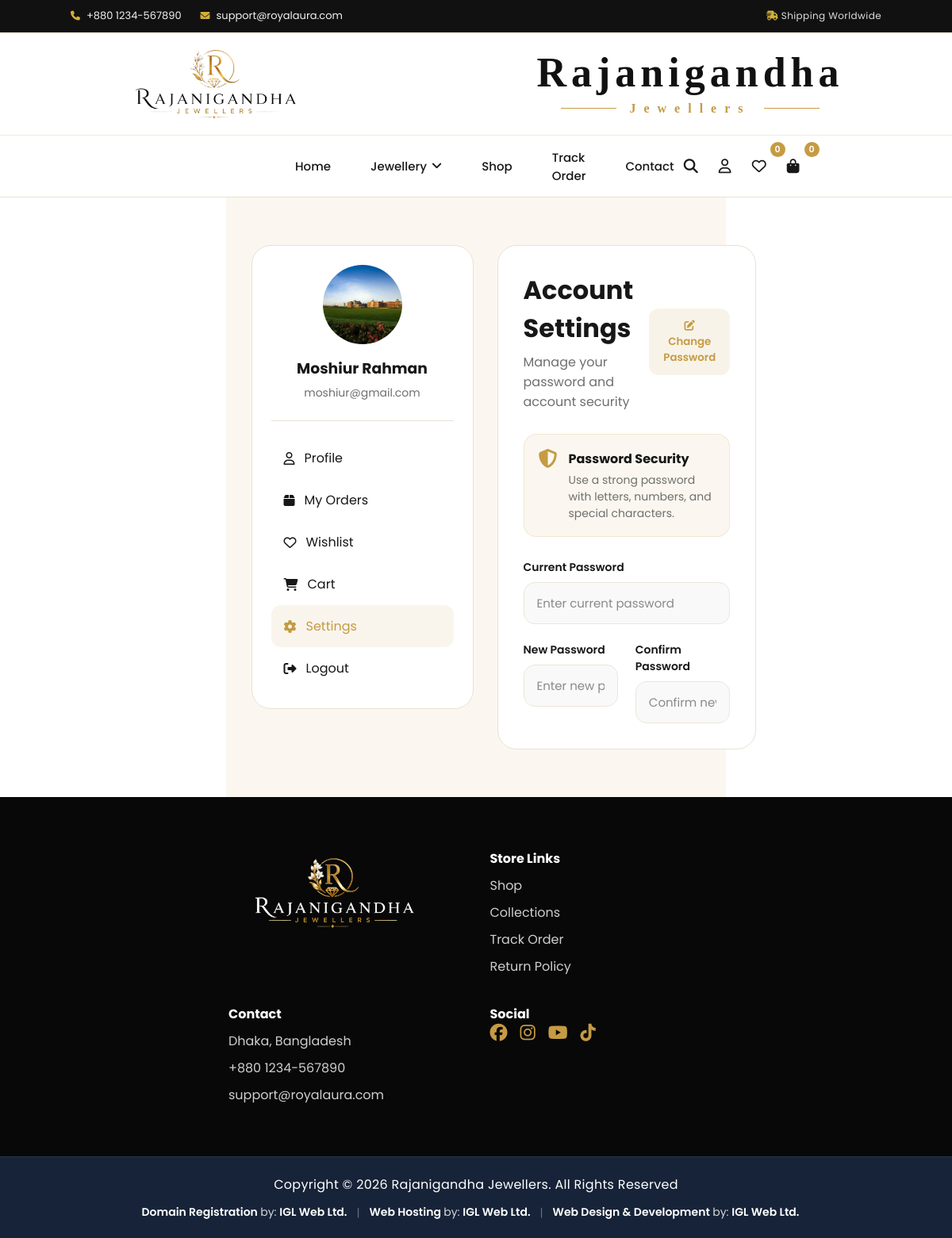
Page /settings/ (signed in) on the committed database.
### apps/pages/models.py (models this page shows, shortened)
class Profile(models.Model):
    GENDER_CHOICES = (
        (1, "Male"),
        (2, "Female"),
        (3, "Other"),
    )
    user = models.OneToOneField(
        settings.AUTH_USER_MODEL,
        on_delete=models.CASCADE,
        related_name="profile"
    )
    profile_image = models.ImageField(
        upload_to="profiles/",
        blank=True,
        null=True
    )
    phone = models.CharField(
        max_length=20,
        blank=True
    )
    alternate_phone = models.CharField(
        max_length=20,
        blank=True
    )
    gender = models.PositiveIntegerField(
        choices=GENDER_CHOICES,
        blank=True,
        null=True
    )
    date_of_birth = models.DateField(
        blank=True,
        null=True
    )
    address = models.TextField(
        blank=True
    )
    city = models.CharField(
        max_length=100,
        blank=True
    )
    area = models.CharField(
        max_length=100,
        blank=True
    )
    zip_code = models.CharField(
        max_length=20,
        blank=True
    )
    bio = models.TextField(
        blank=True
    )
    created_at = models.DateTimeField(
        auto_now_add=True
    )
    updated_at = models.DateTimeField(
        auto_now=True
    )
    class Meta:
        ordering = ["-id"]

### apps/dashboard/models.py (models this page shows, shortened)
class User(AbstractUser):
    username = None
    email = models.EmailField(unique=True)
    USER_TYPES = (
        (1, "admin"),
        (2, "member"),
    )
    user_type = models.IntegerField(choices=USER_TYPES)
    USERNAME_FIELD = "email"
    REQUIRED_FIELDS = []
    objects = UserManager()

### apps/pages/views.py (the view, shortened to what this page needs)
# urls.py: path("settings/", views.settings_view, name="settings"),
@login_required
def settings_view(request):
    if request.user.user_type != 2:
        return redirect("dashboard:home")
    profile, created = Profile.objects.get_or_create(
        user=request.user
    )
    return render(request, "pages/settings.html", {
        "profile": profile
    })

### apps/pages/context_processors.py (called while the page is built)
def nav_item(request):
    menues = Menue.objects.filter(is_visible=True).prefetch_related(
        Prefetch(
            "categories",
            queryset=Category.objects.filter(is_visible=True).order_by("order"),
            to_attr="visible_categories"
        )
    )
    return {
        "menues": menues,
    }

def cart_context(request):
    cart_count = 0
    if request.user.is_authenticated:
        cart_count = Cart.objects.filter(
            user=request.user
        ).aggregate(
            total=Sum("quantity")
        )["total"] or 0
    return {
        "cart_count": cart_count,
    }

def wishlist_context(request):
    wishlist_count = 0
    if request.user.is_authenticated:
        wishlist_count = Wishlist.objects.filter(
            user=request.user
        ).count()
    return {
        "wishlist_count": wishlist_count,
    }

### apps/pages/templates/pages/settings.html (shortened to what this page needs)
{% extends 'base/base.html' %}
{% load static %}
{% block content %}
<div class = "cart_border">
<section class="profile-section">
    <div class="profile-wrapper">
        <aside class="profile-sidebar">
            <div class="profile-user">
                {% if profile.profile_image %}
                    <img src="{{ profile.profile_image.url }}" class="profile-avatar-img" alt="Profile">
                {% else %}
                    <div class="profile-avatar">
                        {{ request.user.first_name|slice:":1" }}
                    </div>
                {% endif %}
                <h3>
                    {{ request.user.first_name }} {{ request.user.last_name }}
                </h3>
                <p>{{ request.user.email }}</p>
            </div>
            <div class="profile-menu">
                <a href="{% url 'pages:profile' %}">
                    <i class="fa-regular fa-user"></i>
                    Profile
                </a>
                <a href="{% url 'pages:orders' %}">
                    <i class="fa-solid fa-box"></i>
                    My Orders
                </a>
                <a href="{% url 'pages:wishlist' %}">
                    <i class="fa-regular fa-heart"></i>
                    Wishlist
                </a>
                <a href="{% url 'pages:cart' %}">
                    <i class="fa-solid fa-cart-shopping"></i>
                    Cart
                </a>
                <a href="{% url 'pages:settings' %}" class="active">
                    <i class="fa-solid fa-gear"></i>
                    Settings
                </a>
                <a href="{% url 'dashboard:logout' %}">
                    <i class="fa-solid fa-right-from-bracket"></i>
                    Logout
                </a>
            </div>
        </aside>
        <div class="profile-content">
            <div class="profile-card">
                <div class="profile-card-header profile-header-flex">
                    <div>
                        <h2>Account Settings</h2>
                        <p>Manage your password and account security</p>
                    </div>
                    <button type="button" class="edit-profile-btn" id="editSettingsBtn">
                        <i class="fa-solid fa-pen-to-square"></i>
                        Change Password
                    </button>
                </div>
                <form method="POST" id="settingsForm">
                    <div class="security-note">
                        <i class="fa-solid fa-shield-halved"></i>
                        <div>
                            <strong>Password Security</strong>
                            <p>Use a strong password with letters, numbers, and special characters.</p>
                        </div>
                    </div>
                    <div class="form-grid">
                        <div class="form-group full-width">
                            <label>Current Password</label>
                            <input
                                type="password"
                                name="current_password"
                                placeholder="Enter current password"
                                disabled
                            >
                        </div>
                        <div class="form-group">
                            <label>New Password</label>
                            <input
                                type="password"
                                name="new_password"
                                placeholder="Enter new password"
                                disabled
                            >
                        </div>
                        <div class="form-group">
                            <label>Confirm Password</label>
                            <input
                                type="password"
                                name="confirm_password"
                                placeholder="Confirm new password"
                                disabled
                            >
                        </div>
                    </div>
                </form>
            </div>
        </div>
    </div>
</section>
</div>
{% endblock content %}

### apps/pages/static/css/frontend.css (style rules this page uses)
:root { --gold:#c59b43; --gold-dark:#9d7627; --black:#101010; --white:#ffffff; --bg:#ffffff; --card:#ffffff; --text:#171717; --muted:#6f6f6f; --border:#e9e2d3; --shadow:0 18px 45px rgba(0,0,0,.08); }
* { margin:0; padding:0; box-sizing:border-box; }
html { scroll-behavior:smooth; }
body { font-family:'Poppins',sans-serif; background:var(--bg); color:var(--text); }
a { color:inherit; text-decoration:none; }
button, input, select, textarea { font-family:inherit; }
button { cursor:pointer; border:0; background:none; }
img { max-width:100%; display:block; }
.cart_border { margin: 0px 285px 0px 285px; background: #c59b4314; }

### apps/pages/templates/pages/settings.html (style rules this page uses)
.profile-section { padding:60px 5%; }
.profile-wrapper { display:grid; grid-template-columns:280px 1fr; gap:30px; }
.profile-sidebar, .profile-card { background:var(--card); border:1px solid var(--border); border-radius:24px; }
.profile-sidebar { padding:24px; height:fit-content; }
.profile-user { text-align:center; padding-bottom:24px; border-bottom:1px solid var(--border); }
.profile-avatar, .profile-avatar-img { width:100px; height:100px; border-radius:50%; margin:0 auto 16px; }
.profile-avatar-img { object-fit:cover; }
.profile-user h3 { margin-bottom:6px; }
.profile-user p { color:var(--muted); font-size:14px; }
.profile-menu { display:flex; flex-direction:column; margin-top:20px; }
.profile-menu a { display:flex; align-items:center; gap:12px; padding:14px 16px; border-radius:12px; text-decoration:none; color:var(--text); transition:.3s; }
.profile-menu a:hover, .profile-menu a.active { background:rgba(197,155,67,.10); color:var(--gold); }
.profile-card { padding:32px; }
.profile-header-flex { display:flex; justify-content:space-between; align-items:center; gap:20px; margin-bottom:28px; }
.profile-card-header h2 { font-size:32px; margin-bottom:6px; }
.profile-card-header p { color:var(--muted); }
.security-note { display:flex; gap:14px; padding:18px; border-radius:16px; background:rgba(197,155,67,.08); border:1px solid rgba(197,155,67,.18); margin-bottom:28px; }
.security-note i { font-size:24px; color:var(--gold); }
.security-note strong { display:block; margin-bottom:4px; }
.security-note p { margin:0; color:var(--muted); font-size:14px; }
.form-grid { display:grid; grid-template-columns:repeat(2,1fr); gap:22px; }
.full-width { grid-column:1/-1; }
.form-group label { display:block; margin-bottom:8px; font-size:14px; font-weight:600; }
.form-group input { width:100%; border:1px solid var(--border); background:var(--bg); color:var(--text); border-radius:14px; padding:14px 16px; outline:none; font-size:15px; }
.form-group input:disabled { opacity:.85; cursor:not-allowed; background:rgba(0,0,0,.03); }
.edit-profile-btn, .cancel-btn { border:none; border-radius:12px; padding:12px 18px; font-weight:600; cursor:pointer; }
.edit-profile-btn { background:rgba(197,155,67,.12); color:var(--gold); }

### rows in the picture
Profile: profile_image (picture)
User: user.first_name "Moshiur Rahman", user.email "moshiur@gmail.com"

### other values in the picture
{{ wishlist_count|default:0 }} "0"
{{ cart_count|default:0 }} "0"
